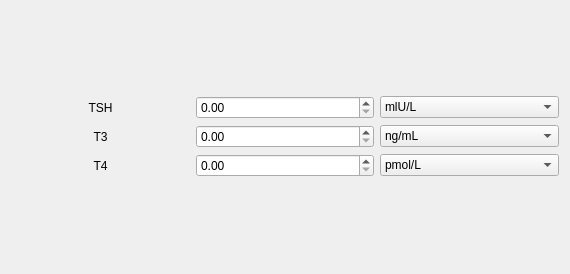
              <widget class="QWidget" name="scrollAreaWidgetContents_5">
               <property name="geometry">
                <rect>
                 <x>0</x>
                 <y>0</y>
                 <width>570</width>
                 <height>274</height>
                </rect>
               </property>
               <layout class="QVBoxLayout" name="verticalLayout_10">
                <item>
                 <layout class="QGridLayout" name="gridLayout_4">
                  <property name="sizeConstraint">
                   <enum>QLayout::SetFixedSize</enum>
                  </property>
                  <item row="1" column="1">
                   <widget class="QDoubleSpinBox" name="t3AmountSpinBox">
                    <property name="focusPolicy">
                     <enum>Qt::StrongFocus</enum>
                    </property>
                    <property name="toolTip">
                     <string>Set amount for T3. Don't forget about choosing unit</string>
                    </property>
                   </widget>
                  </item>
                  <item row="1" column="2">
                   <widget class="QComboBox" name="t3UnitComboBox">
                    <property name="focusPolicy">
                     <enum>Qt::StrongFocus</enum>
                    </property>
                    <property name="toolTip">
                     <string>Choose unit for T3</string>
                    </property>
                    <item>
                     <property name="text">
                      <string>ng/mL</string>
                     </property>
                    </item>
                    <item>
                     <property name="text">
                      <string>pg/mL</string>
                     </property>
                    </item>
                    <item>
                     <property name="text">
                      <string>ng/dL</string>
                     </property>
                    </item>
                    <item>
                     <property name="text">
                      <string>nmol/L</string>
                     </property>
                    </item>
                    <item>
                     <property name="text">
                      <string>pmol/L</string>
                     </property>
                    </item>
                   </widget>
                  </item>
                  <item row="0" column="1">
                   <widget class="QDoubleSpinBox" name="tshAmountSpinBox">
                    <property name="focusPolicy">
                     <enum>Qt::StrongFocus</enum>
                    </property>
                    <property name="toolTip">
                     <string>Set amount for TSH. Don't forget about choosing unit</string>
                    </property>
                   </widget>
                  </item>
                  <item row="0" column="2">
                   <widget class="QComboBox" name="tshUnitComboBox">
                    <property name="focusPolicy">
                     <enum>Qt::StrongFocus</enum>
                    </property>
                    <property name="toolTip">
                     <string>Choose unit for TSH</string>
                    </property>
                    <item>
                     <property name="text">
                      <string>mlU/L</string>
                     </property>
                    </item>
                    <item>
                     <property name="text">
                      <string>mU/L</string>
                     </property>
                    </item>
                    <item>
                     <property name="text">
                      <string>U/mL</string>
                     </property>
                    </item>
                   </widget>
                  </item>
                  <item row="2" column="1">
                   <widget class="QDoubleSpinBox" name="t4AmountSpinBox">
                    <property name="focusPolicy">
                     <enum>Qt::StrongFocus</enum>
                    </property>
                    <property name="toolTip">
                     <string>Set amount for T4. Don't forget about choosing unit</string>
                    </property>
                   </widget>
                  </item>
                  <item row="1" column="0">
                   <widget class="QLabel" name="t3Label">
                    <property name="toolTip">
                     <string>Triiodothyronine</string>
                    </property>
                    <property name="text">
                     <string>T3</string>
                    </property>
                    <property name="alignment">
                     <set>Qt::AlignCenter</set>
                    </property>
                    <property name="buddy">
                     <cstring>t3AmountSpinBox</cstring>
                    </property>
                   </widget>
                  </item>
                  <item row="2" column="0">
                   <widget class="QLabel" name="t4Label">
                    <property name="toolTip">
                     <string>Thyroxine</string>
                    </property>
                    <property name="text">
                     <string>T4</string>
                    </property>
                    <property name="alignment">
                     <set>Qt::AlignCenter</set>
                    </property>
                    <property name="buddy">
                     <cstring>t4AmountSpinBox</cstring>
                    </property>
                   </widget>
                  </item>
                  <item row="0" column="0">
                   <widget class="QLabel" name="tshLabel">
                    <property name="toolTip">
                     <string>Thyroid</string>
                    </property>
                    <property name="text">
                     <string>TSH</string>
                    </property>
                    <property name="alignment">
                     <set>Qt::AlignCenter</set>
                    </property>
                    <property name="buddy">
                     <cstring>tshAmountSpinBox</cstring>
                    </property>
                   </widget>
                  </item>
                  <item row="2" column="2">
                   <widget class="QComboBox" name="t4UnitComboBox">
                    <property name="focusPolicy">
                     <enum>Qt::StrongFocus</enum>
                    </property>
                    <property name="toolTip">
                     <string>Choose unit for T4</string>
                    </property>
                    <item>
                     <property name="text">
                      <string>pmol/L</string>
                     </property>
                    </item>
                    <item>
                     <property name="text">
                      <string>mcg/dL</string>
                     </property>
                    </item>
                    <item>
                     <property name="text">
                      <string>ng/dL</string>
                     </property>
                    </item>
                    <item>
                     <property name="text">
                      <string>nmol/L</string>
                     </property>
                    </item>
                    <item>
                     <property name="text">
                      <string>µg/dL</string>
                     </property>
                    </item>
                    <item>
                     <property name="text">
                      <string>mg/dL</string>
                     </property>
                    </item>
                   </widget>
                  </item>
                 </layout>
                </item>
               </layout>
              </widget>
